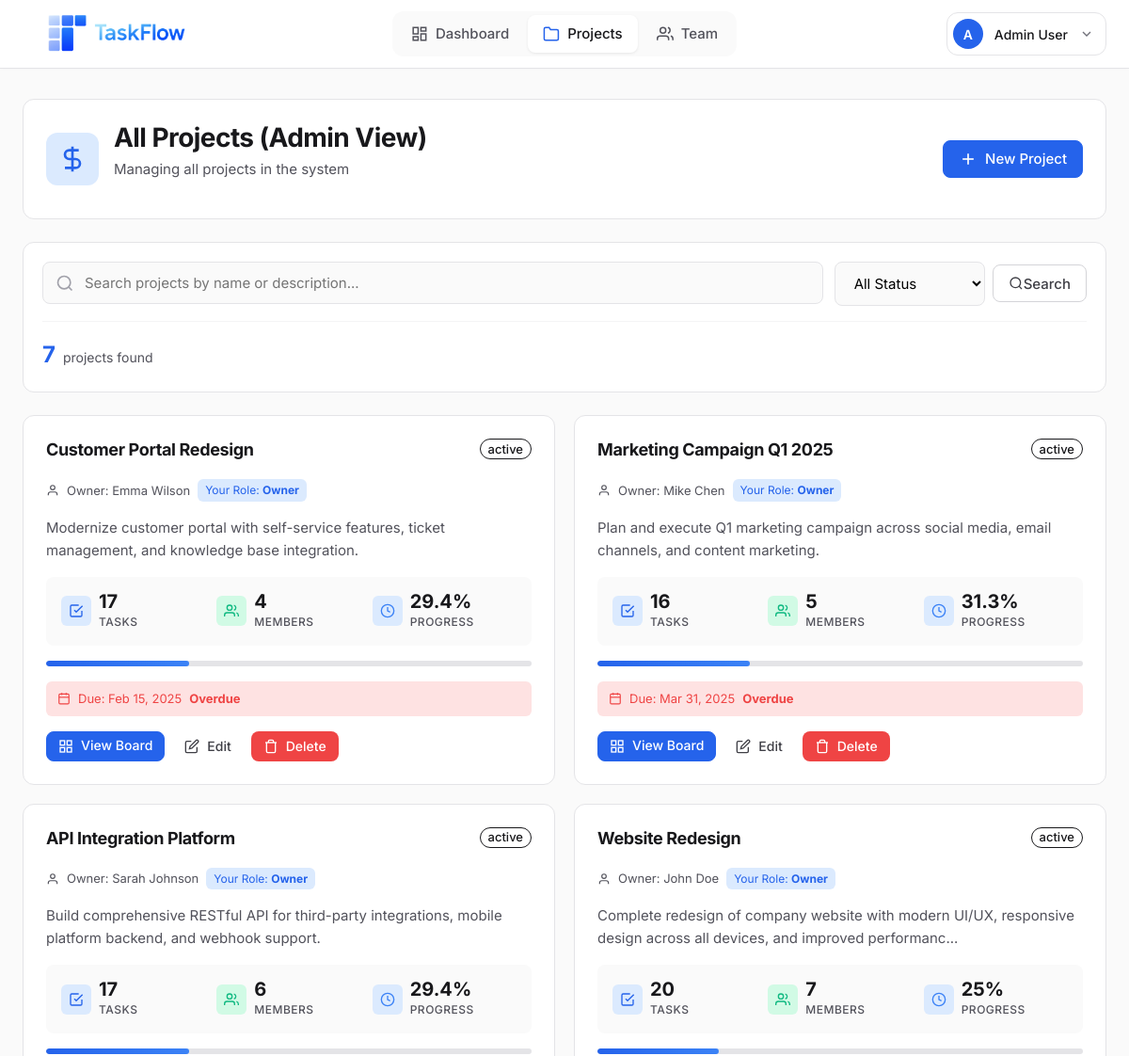
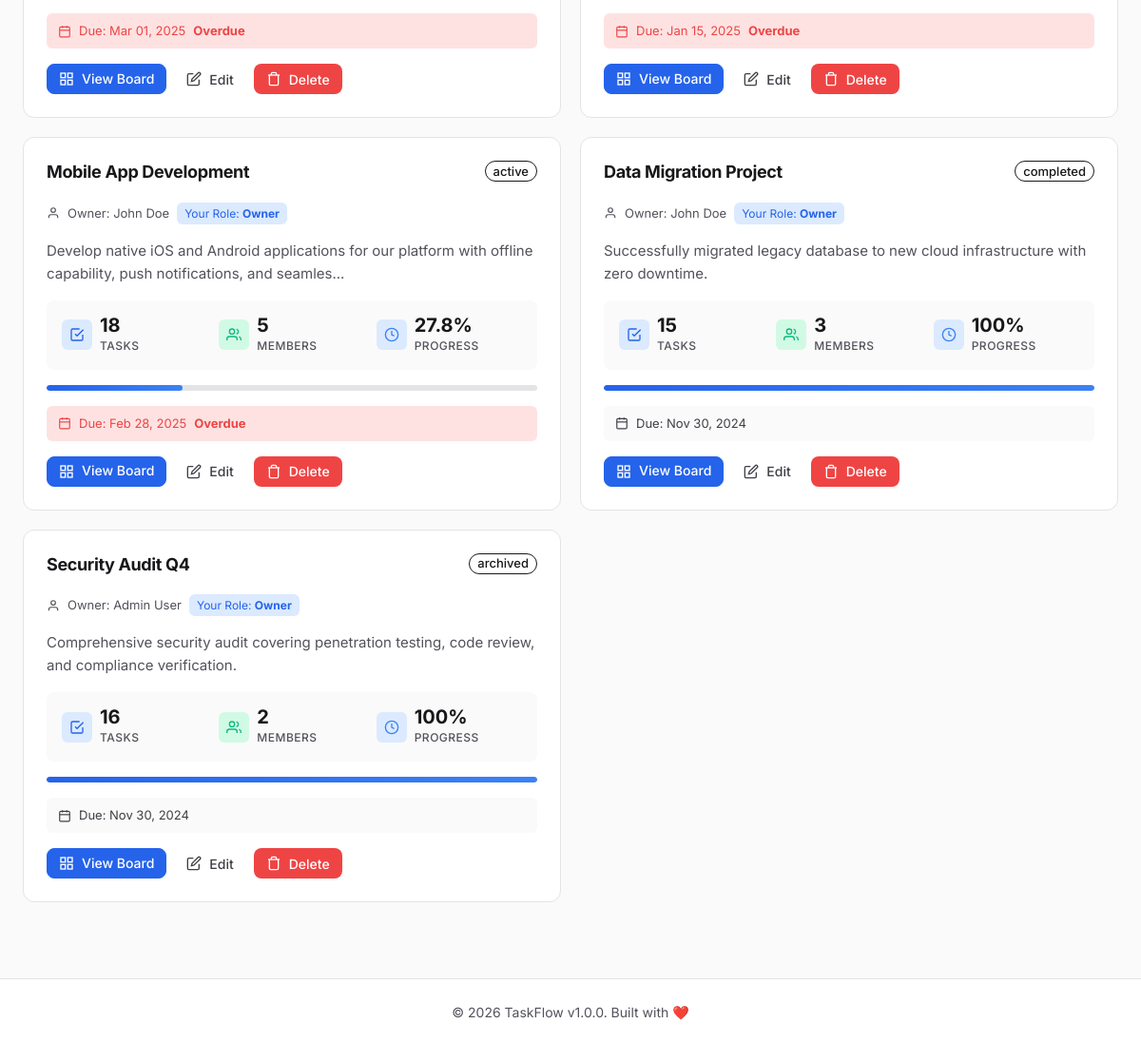
Screenshot of /dashboard/projects.php (signed in) with the database file from the repository (2 pictures, top to bottom).
### tables this page shows
CREATE TABLE users (
    id INT PRIMARY KEY AUTO_INCREMENT,
    username VARCHAR(50) UNIQUE NOT NULL,
    email VARCHAR(100) UNIQUE NOT NULL,
    password VARCHAR(255) NOT NULL,
    full_name VARCHAR(100) NOT NULL,
    avatar VARCHAR(255) DEFAULT 'default-avatar.png',
    role ENUM('admin', 'member') DEFAULT 'member',
    created_at TIMESTAMP DEFAULT CURRENT_TIMESTAMP,
    last_login TIMESTAMP NULL,
    INDEX idx_email (email),
    INDEX idx_username (username)
);

CREATE TABLE projects (
    id INT PRIMARY KEY AUTO_INCREMENT,
    name VARCHAR(150) NOT NULL,
    description TEXT,
    owner_id INT NOT NULL,
    status ENUM('active', 'completed', 'archived') DEFAULT 'active',
    start_date DATE,
    end_date DATE,
    created_at TIMESTAMP DEFAULT CURRENT_TIMESTAMP,
    updated_at TIMESTAMP DEFAULT CURRENT_TIMESTAMP ON UPDATE CURRENT_TIMESTAMP,
    FOREIGN KEY (owner_id) REFERENCES users(id) ON DELETE CASCADE,
    INDEX idx_owner (owner_id),
    INDEX idx_status (status)
);

### dashboard/projects.php (the view, shortened to what the rows shown need)
<?php
require_once '../config/config.php';
require_once '../includes/auth.php';
require_once '../includes/functions.php';
$currentUser = getCurrentUser($pdo);
$userId = $currentUser['id'];
$isAdmin = isAdmin();
$search = $_GET['search'] ?? '';
try {
    $sql = "
        SELECT p.*,
               COUNT(DISTINCT t.id) as task_count,
               COUNT(DISTINCT CASE WHEN t.status = 'completed' THEN t.id END) as completed_count,
               COUNT(DISTINCT pm.user_id) as member_count,
               MAX(u.full_name) as owner_name,
               (SELECT role FROM project_members WHERE project_id = p.id AND user_id = ?) as user_role
        FROM projects p
        LEFT JOIN users u ON p.owner_id = u.id
        LEFT JOIN tasks t ON p.id = t.project_id
        LEFT JOIN project_members pm ON p.id = pm.project_id
    ";
    $sql .= " GROUP BY p.id ORDER BY p.created_at DESC";
    $stmt = $pdo->prepare($sql);
    $params = [];
    if (!$isAdmin) {
        $params[] = $userId;
        $params[] = $userId;
    } else {
        $params[] = $userId;
    }
    $stmt->execute($params);
    $projects = $stmt->fetchAll();
} catch (PDOException $e) {
    error_log("Projects page error: " . $e->getMessage());
    $projects = [];
}
include '../includes/header.php';
?>
<link rel="stylesheet" href="<?= asset('css/projects.css') ?>">
<div class="projects-page-header">
    <div class="projects-header-content">
        <div>
            <h1 class="projects-page-title">
                <?= $isAdmin ? 'All Projects (Admin View)' : 'My Projects' ?>
            </h1>
        </div>
    </div>
</div>
<?php if (empty($projects)): ?>
    <div class="card text-center p-4">
        <h3>No Projects Found</h3>
        <p class="text-muted mb-3">
            <?= !empty($search) ? 'No projects match your search.' : 'Create your first project to get started!' ?>
        </p>
        <button onclick="openCreateProjectModal()" class="btn btn-primary">
            Create Your First Project
        </button>
    </div>
<?php else: ?>
    <div class="projects-grid-enhanced">
        <?php foreach ($projects as $project): ?>
            <?php
                $progress = calculateProgress($project['completed_count'], $project['task_count']);
            ?>
            <div class="project-card-enhanced">
                <div class="project-card-enhanced-header">
                    <div class="project-title-row">
                        <h3 class="project-title-enhanced">
                            <a href="project.php?id=<?= $project['id'] ?>">
                                <?= sanitize($project['name']) ?>
                            </a>
                        </h3>
                        <?= getStatusBadge($project['status']) ?>
                    </div>
                    <?php if ($isAdmin): ?>
                        <div class="project-owner-info">
                            <svg width="14" height="14" viewBox="0 0 24 24" fill="none" stroke="currentColor" stroke-width="2">
                                <path d="M20 21v-2a4 4 0 0 0-4-4H8a4 4 0 0 0-4 4v2"/>
                                <circle cx="12" cy="7" r="4"/>
                            </svg>
                            <span>Owner: <?= sanitize($project['owner_name']) ?></span>
                            <?php if ($project['user_role']): ?>
                                <span class="role-badge">Your Role: <strong><?= ucfirst($project['user_role']) ?></strong></span>
                            <?php else: ?>
                                <span class="not-member-badge">Not a member</span>
                            <?php endif; ?>
                        </div>
                    <?php endif; ?>
                </div>
                <p class="project-description-enhanced">
                    <?= truncate(sanitize($project['description'] ?? 'No description provided'), 120) ?>
                </p>
                <div class="project-stats-enhanced">
                    <div class="stat-item-enhanced">
                        <div class="stat-icon-mini stat-icon-primary">
                            <svg width="16" height="16" viewBox="0 0 24 24" fill="none" stroke="currentColor" stroke-width="2">
                                <path d="M9 11l3 3L22 4"/>
                                <path d="M21 12v7a2 2 0 0 1-2 2H5a2 2 0 0 1-2-2V5a2 2 0 0 1 2-2h11"/>
                            </svg>
                        </div>
                        <div class="stat-content-mini">
                            <div class="stat-value-mini"><?= $project['task_count'] ?></div>
                            <div class="stat-label-mini">Tasks</div>
                        </div>
                    </div>
                    <div class="stat-item-enhanced">
                        <div class="stat-icon-mini stat-icon-success">
                            <svg width="16" height="16" viewBox="0 0 24 24" fill="none" stroke="currentColor" stroke-width="2">
                                <path d="M17 21v-2a4 4 0 0 0-4-4H5a4 4 0 0 0-4 4v2"/>
                                <circle cx="9" cy="7" r="4"/>
                                <path d="M23 21v-2a4 4 0 0 0-3-3.87"/>
                                <path d="M16 3.13a4 4 0 0 1 0 7.75"/>
                            </svg>
                        </div>
                        <div class="stat-content-mini">
                            <div class="stat-value-mini"><?= $project['member_count'] ?></div>
                            <div class="stat-label-mini">Members</div>
                        </div>
                    </div>
                    <div class="stat-item-enhanced">
                        <div class="stat-icon-mini stat-icon-info">
                            <svg width="16" height="16" viewBox="0 0 24 24" fill="none" stroke="currentColor" stroke-width="2">
                                <circle cx="12" cy="12" r="10"/>
                                <polyline points="12 6 12 12 16 14"/>
                            </svg>
                        </div>
                        <div class="stat-content-mini">
                            <div class="stat-value-mini"><?= $progress ?>%</div>
                            <div class="stat-label-mini">Progress</div>
                        </div>
                    </div>
                </div>
                <div class="progress-bar-enhanced">
                    <div class="progress-fill-enhanced" style="width: <?= $progress ?>%"></div>
                </div>
                <?php if (!empty($project['end_date'])): ?>
                    <div class="project-due-date <?= isOverdue($project['end_date']) && $project['status'] === 'active' ? 'overdue' : '' ?>">
                        <svg width="14" height="14" viewBox="0 0 24 24" fill="none" stroke="currentColor" stroke-width="2">
                            <rect x="3" y="4" width="18" height="18" rx="2" ry="2"/>
                            <line x1="16" y1="2" x2="16" y2="6"/>
                            <line x1="8" y1="2" x2="8" y2="6"/>
                            <line x1="3" y1="10" x2="21" y2="10"/>
                        </svg>
                        <span>Due: <?= formatDate($project['end_date']) ?></span>
                        <?php if (isOverdue($project['end_date']) && $project['status'] === 'active'): ?>
                            <span class="overdue-label">Overdue</span>
                        <?php endif; ?>
                    </div>
                <?php endif; ?>
                <div class="project-actions-enhanced">
                    <a href="project.php?id=<?= $project['id'] ?>" class="btn btn-primary btn-sm btn-with-icon">
                        <svg width="16" height="16" viewBox="0 0 24 24" fill="none" stroke="currentColor" stroke-width="2">
                            <rect x="3" y="3" width="7" height="7"/>
                            <rect x="14" y="3" width="7" height="7"/>
                            <rect x="14" y="14" width="7" height="7"/>
                            <rect x="3" y="14" width="7" height="7"/>
                        </svg>
                        View Board
                    </a>
                    <?php if ($isAdmin || $project['user_role'] === 'owner'): ?>
                        <button onclick="editProject(<?= $project['id'] ?>)" class="btn btn-ghost btn-sm btn-with-icon">
                            <svg width="16" height="16" viewBox="0 0 24 24" fill="none" stroke="currentColor" stroke-width="2">
                                <path d="M11 4H4a2 2 0 0 0-2 2v14a2 2 0 0 0 2 2h14a2 2 0 0 0 2-2v-7"/>
                                <path d="M18.5 2.5a2.121 2.121 0 0 1 3 3L12 15l-4 1 1-4 9.5-9.5z"/>
                            </svg>
                            Edit
                        </button>
                    <?php endif; ?>
                    <?php if ($isAdmin): ?>
                        <button onclick="deleteProject(<?= $project['id'] ?>, '<?= sanitize($project['name']) ?>')" class="btn btn-danger btn-sm btn-with-icon">
                            <svg width="16" height="16" viewBox="0 0 24 24" fill="none" stroke="currentColor" stroke-width="2">
                                <polyline points="3 6 5 6 21 6"/>
                                <path d="M19 6v14a2 2 0 0 1-2 2H7a2 2 0 0 1-2-2V6m3 0V4a2 2 0 0 1 2-2h4a2 2 0 0 1 2 2v2"/>
                            </svg>
                            Delete
                        </button>
                    <?php endif; ?>
                </div>
            </div>
        <?php endforeach; ?>
    </div>
<?php endif; ?>
<?php include '../includes/footer.php'; ?>

### includes/header.php (shortened to what the rows shown need)
<?php
$currentUser = getCurrentUser($pdo);
?>
<!DOCTYPE html>
<html lang="en">
<head>
    <link rel="stylesheet" href="<?= APP_URL ?>/assets/css/main.css">
    <link rel="stylesheet" href="<?= APP_URL ?>/assets/css/dashboard.css">
    <link rel="stylesheet" href="<?= APP_URL ?>/assets/css/mobile-nav.css">
    <link rel="stylesheet" href="<?= APP_URL ?>/assets/css/toast.css">
    <link rel="stylesheet" href="<?= APP_URL ?>/assets/css/skeleton.css">
    <link rel="stylesheet" href="<?= APP_URL ?>/assets/css/responsive-fixes.css">
    <link rel="stylesheet" href="<?= APP_URL ?>/assets/css/form-validation.css">
    <link rel="stylesheet" href="<?= APP_URL ?>/assets/css/form-autosave.css">
    <link rel="stylesheet" href="<?= APP_URL ?>/assets/css/dark-mode.css">
    <link rel="stylesheet" href="<?= APP_URL ?>/assets/css/dark-mode-dashboard.css">
    <link rel="stylesheet" href="<?= APP_URL ?>/assets/css/user-menu-logout.css">
</head>
<body>
    <header class="main-header">
        <div class="header-container">
            <div class="header-right">
                <div class="user-menu">
                    <button class="user-menu-trigger" onclick="toggleUserMenu()">
                        <?= getUserAvatar($currentUser['avatar'], $currentUser['full_name'], 'sm') ?>
                        <span class="user-name"><?= sanitize($currentUser['full_name']) ?></span>
                        <svg width="16" height="16" viewBox="0 0 24 24" fill="none" stroke="currentColor" stroke-width="2" class="dropdown-arrow">
                            <polyline points="6 9 12 15 18 9"/>
                        </svg>
                    </button>
                </div>
            </div>
        </div>
    </header>
    <main class="main-content">

### includes/functions.php (shortened to what the rows shown need)
<?php
function asset($path) {
    return APP_URL . '/assets/' . ltrim($path, '/');
}
function sanitize($data) {
    return htmlspecialchars($data, ENT_QUOTES, 'UTF-8');
}
function formatDate($date, $format = DISPLAY_DATE_FORMAT) {
    return date($format, strtotime($date));
}
function isOverdue($date) {
    return strtotime($date) < strtotime('today');
}
function getStatusBadge($status) {
    $badges = [
        'todo' => '<span class="badge badge-todo">To Do</span>',
        'in_progress' => '<span class="badge badge-progress">In Progress</span>',
        'completed' => '<span class="badge badge-completed">Completed</span>',
        'active' => '<span class="badge badge-active">Active</span>',
        'archived' => '<span class="badge badge-archived">Archived</span>'
    ];
    return $badges[$status] ?? '<span class="badge">' . sanitize($status) . '</span>';
}
function calculateProgress($completed, $total) {
    return round(($completed / $total) * 100, 1);
}
function getUserAvatar($avatar, $fullName, $size = 'md') {
    $avatarPath = APP_URL . '/uploads/avatars/' . ($avatar ?: 'default-avatar.png');
    $initial = strtoupper(substr($fullName, 0, 1));
    $sizeClass = 'avatar-' . $size;
    if (empty($avatar) || $avatar === 'default-avatar.png') {
        return '<div class="avatar-placeholder ' . $sizeClass . '">' . $initial . '</div>';
    }
    return '<img src="' . $avatarPath . '" alt="' . sanitize($fullName) . '" class="avatar ' . $sizeClass . '">';
}
function truncate($text, $length = 100, $suffix = '...') {
    if (strlen($text) <= $length) {
        return $text;
    }
    return substr($text, 0, $length - strlen($suffix)) . $suffix;
}

### rows the page displays
users: full_name "A", full_name "Admin User"
projects: name "Customer Portal Redesign", status "active", owner_name "Emma Wilson", user_role "Owner", description "Modernize customer portal with self-service features, ticket management, and knowledge base integration.", task_count "17", member_count "4", progress "29.4", end_date "Feb 15, 2025", shows "Overdue"
projects: name "Marketing Campaign Q1 2025", status "active", owner_name "Mike Chen", user_role "Owner", description "Plan and execute Q1 marketing campaign across social media, email channels, and content marketing.", task_count "16", member_count "5", progress "31.3", end_date "Mar 31, 2025", shows "Overdue"
projects: name "API Integration Platform", status "active", owner_name "Sarah Johnson", user_role "Owner", description "Build comprehensive RESTful API for third-party integrations, mobile platform backend, and webhook support.", task_count "17", member_count "6", progress "29.4", end_date "Mar 01, 2025", shows "Overdue"
projects: name "Website Redesign", status "active", owner_name "John Doe", user_role "Owner", description "Complete redesign of company website with modern UI/UX, responsive design across all devices, and improved performanc...", task_count "20", member_count "7", progress "25", end_date "Jan 15, 2025", shows "Overdue"
projects: name "Mobile App Development", status "active", owner_name "John Doe", user_role "Owner", description "Develop native iOS and Android applications for our platform with offline capability, push notifications, and seamles...", task_count "18", member_count "5", progress "27.8", end_date "Feb 28, 2025", shows "Overdue"
projects: name "Data Migration Project", status "completed", owner_name "John Doe", user_role "Owner", description "Successfully migrated legacy database to new cloud infrastructure with zero downtime.", task_count "15", member_count "3", progress "100", end_date "Nov 30, 2024"
projects: name "Security Audit Q4", status "archived", owner_name "Admin User", user_role "Owner", description "Comprehensive security audit covering penetration testing, code review, and compliance verification.", task_count "16", member_count "2", progress "100", end_date "Nov 30, 2024"

### other values shown
count($projects) "7"
APP_NAME "TaskFlow"
APP_VERSION "1.0.0"
